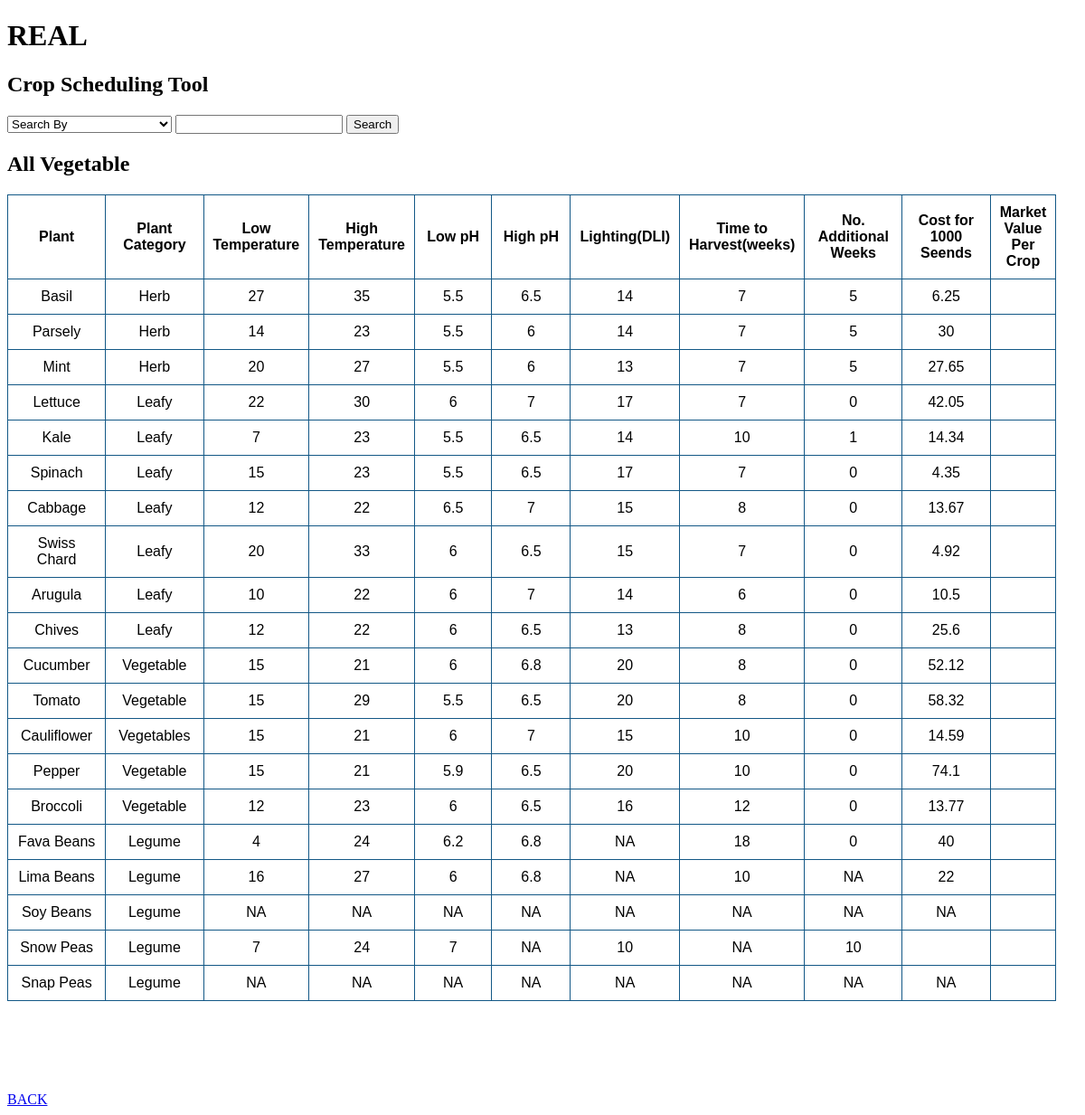
Page /crop_scheduling.php on the committed database.
### tables this page shows
CREATE TABLE "crop_scheduling" (
	`id`	INTEGER NOT NULL PRIMARY KEY AUTOINCREMENT UNIQUE,
	`plant`	TEXT NOT NULL UNIQUE,
	`category`	TEXT NOT NULL,
	`low_temp`	NUMERIC NOT NULL,
	`high_temp`	NUMERIC NOT NULL,
	`low_ph`	NUMERIC NOT NULL,
	`high_ph`	NUMERIC NOT NULL,
	`lighting`	NUMERIC NOT NULL,
	`time_harvest`	NUMERIC NOT NULL,
	`num_addition`	NUMERIC NOT NULL,
	`cost_1000_seed`	NUMERIC NOT NULL,
	`market_value`	NUMERIC
);

### includes/init.php (called while the page is built, shortened)
<?php
function exec_sql_query($db, $sql, $params = array())
{
  $query = $db->prepare($sql);
  if ($query and $query->execute($params)) {
    return $query;
  }
  return null;
}
?>

### crop_scheduling.php (the view, shortened to what this page needs)
<?php
include("includes/init.php");
$db = open_sqlite_db("secure/crop_scheduling.sqlite");
$messages = array();
function print_record($record) {
  ?>
  <tr>
    <td><?php echo htmlspecialchars($record["plant"]);?></td>
    <td><?php echo htmlspecialchars($record["category"]);?></td>
    <td><?php echo htmlspecialchars($record["low_temp"]);?></td>
    <td><?php echo htmlspecialchars($record["high_temp"]);?></td>
    <td><?php echo htmlspecialchars($record["low_ph"]);?></td>
    <td><?php echo htmlspecialchars($record["high_ph"]);?></td>
    <td><?php echo htmlspecialchars($record["lighting"]);?></td>
    <td><?php echo htmlspecialchars($record["time_harvest"]);?></td>
    <td><?php echo htmlspecialchars($record["num_addition"]);?></td>
    <td><?php echo htmlspecialchars($record["cost_1000_seed"]);?></td>
    <td><?php echo htmlspecialchars($record["market_value"]);?></td>
  </tr>
  <?php
}
if ( isset($_GET['search']) && isset($_GET['category_1']) ) {
  $do_search = TRUE;
  $category_1 = filter_input(INPUT_GET, 'category_1', FILTER_SANITIZE_STRING);
  if (in_array($category_1, array_keys(SEARCH_FIELDS))) {
    $search_field = $category_1;
  } else {
    array_push($messages, "Invalid category for search.");
    $do_search = FALSE;
  }
  $search = filter_input(INPUT_GET, 'search', FILTER_SANITIZE_STRING);
  $search = trim($search);
} else {
  $do_search = FALSE;
  $search = NULL;
}
?>
<!DOCTYPE html>
<html>
<head>
<link rel="stylesheet" type="text/css" href="styles/all.css"/>
</head>
<body>
    <h1> REAL </h1>
    <h2> Crop Scheduling Tool </h2>
    <form id="searchForm" action="crop_scheduling.php" method="get">
      <select name="category_1">
        <option value="" selected disabled>Search By</option>
      </select>
      <input type="text" name="search"/>
      <button type="submit">Search</button>
    </form>
    <?php
    if ($do_search) {
      ?>
      <h2>Search Results</h2>
      <?php
      $sql = "SELECT * FROM crop_scheduling WHERE ".$search_field." LIKE '%' || :search || '%'";
      $params = array(
        ':search' => $search
      );
    } else {
      ?>
      <h2>All Vegetable</h2>
      <?php
      $sql = "SELECT * FROM crop_scheduling";
      $params = array();
    }
    $result = exec_sql_query($db, $sql, $params);
    if ($result) {
      $records = $result->fetchAll();
      if ( count($records) > 0 ) {
        ?>
        <table>
          <tr>
            <th>Plant</th>
            <th>Plant Category</th>
            <th>Low Temperature</th>
            <th>High Temperature</th>
            <th>Low pH</th>
            <th>High pH</th>
            <th>Lighting(DLI)</th>
            <th>Time to Harvest(weeks)</th>
            <th>No. Additional Weeks</th>
            <th>Cost for 1000 Seends</th>
            <th>Market Value Per Crop</th>
          </tr>
          <?php
          foreach($records as $record) {
            print_record($record);
          }
          ?>
        </table>
        <?php
      } else {
        echo "<p>No matching vegetables found.</p>";
      }
    }
    ?>
    <div class="back">
      <a href="index.php">BACK</a>
    </div>
</body>
</html>

### styles/all.css (style rules this page uses)
table { font-family: arial, sans-serif; border-collapse: collapse; width: 98%; margin-bottom: 100px; }
td,th { border: 1px solid; border-color: #135886; text-align: center; padding: 10px; width: 10%; }

### rows in the picture
crop_scheduling: plant "Basil", category "Herb", low_temp "27", high_temp "35", low_ph "5.5", high_ph "6.5", lighting "14", time_harvest "7", num_addition "5", cost_1000_seed "6.25"
crop_scheduling: plant "Parsely", category "Herb", low_temp "14", high_temp "23", low_ph "5.5", high_ph "6", lighting "14", time_harvest "7", num_addition "5", cost_1000_seed "30"
crop_scheduling: plant "Mint", category "Herb", low_temp "20", high_temp "27", low_ph "5.5", high_ph "6", lighting "13", time_harvest "7", num_addition "5", cost_1000_seed "27.65"
crop_scheduling: plant "Lettuce", category "Leafy", low_temp "22", high_temp "30", low_ph "6", high_ph "7", lighting "17", time_harvest "7", num_addition "0", cost_1000_seed "42.05"
crop_scheduling: plant "Kale", category "Leafy", low_temp "7", high_temp "23", low_ph "5.5", high_ph "6.5", lighting "14", time_harvest "10", num_addition "1", cost_1000_seed "14.34"
crop_scheduling: plant "Spinach", category "Leafy", low_temp "15", high_temp "23", low_ph "5.5", high_ph "6.5", lighting "17", time_harvest "7", num_addition "0", cost_1000_seed "4.35"
crop_scheduling: plant "Cabbage", category "Leafy", low_temp "12", high_temp "22", low_ph "6.5", high_ph "7", lighting "15", time_harvest "8", num_addition "0", cost_1000_seed "13.67"
crop_scheduling: plant "Swiss Chard", category "Leafy", low_temp "20", high_temp "33", low_ph "6", high_ph "6.5", lighting "15", time_harvest "7", num_addition "0", cost_1000_seed "4.92"
crop_scheduling: plant "Arugula", category "Leafy", low_temp "10", high_temp "22", low_ph "6", high_ph "7", lighting "14", time_harvest "6", num_addition "0", cost_1000_seed "10.5"
crop_scheduling: plant "Chives", category "Leafy", low_temp "12", high_temp "22", low_ph "6", high_ph "6.5", lighting "13", time_harvest "8", num_addition "0", cost_1000_seed "25.6"
crop_scheduling: plant "Cucumber", category "Vegetable", low_temp "15", high_temp "21", low_ph "6", high_ph "6.8", lighting "20", time_harvest "8", num_addition "0", cost_1000_seed "52.12"
crop_scheduling: plant "Tomato", category "Vegetable", low_temp "15", high_temp "29", low_ph "5.5", high_ph "6.5", lighting "20", time_harvest "8", num_addition "0", cost_1000_seed "58.32"
crop_scheduling: plant "Cauliflower", category "Vegetables", low_temp "15", high_temp "21", low_ph "6", high_ph "7", lighting "15", time_harvest "10", num_addition "0", cost_1000_seed "14.59"
crop_scheduling: plant "Pepper", category "Vegetable", low_temp "15", high_temp "21", low_ph "5.9", high_ph "6.5", lighting "20", time_harvest "10", num_addition "0", cost_1000_seed "74.1"
crop_scheduling: plant "Broccoli", category "Vegetable", low_temp "12", high_temp "23", low_ph "6", high_ph "6.5", lighting "16", time_harvest "12", num_addition "0", cost_1000_seed "13.77"
crop_scheduling: plant "Fava Beans", category "Legume", low_temp "4", high_temp "24", low_ph "6.2", high_ph "6.8", lighting "NA", time_harvest "18", num_addition "0", cost_1000_seed "40"
crop_scheduling: plant "Lima Beans", category "Legume", low_temp "16", high_temp "27", low_ph "6", high_ph "6.8", lighting "NA", time_harvest "10", num_addition "NA", cost_1000_seed "22"
crop_scheduling: plant "Soy Beans", category "Legume", low_temp "NA", high_temp "NA", low_ph "NA", high_ph "NA", lighting "NA", time_harvest "NA", num_addition "NA", cost_1000_seed "NA"
crop_scheduling: plant "Snow Peas", category "Legume", low_temp "7", high_temp "24", low_ph "7", high_ph "NA", lighting "10", time_harvest "NA", num_addition "10"
crop_scheduling: plant "Snap Peas", category "Legume", low_temp "NA", high_temp "NA", low_ph "NA", high_ph "NA", lighting "NA", time_harvest "NA", num_addition "NA", cost_1000_seed "NA"
